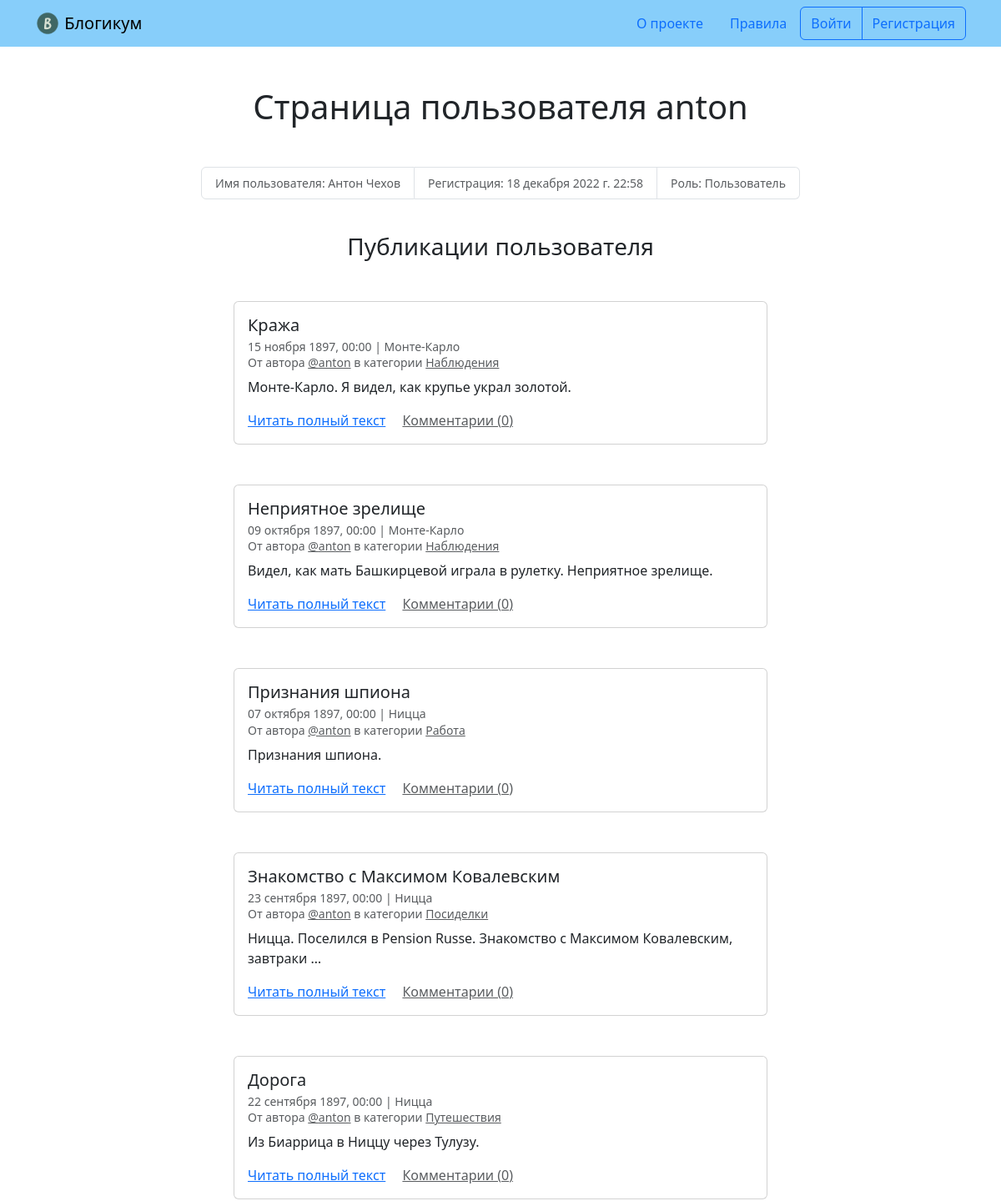
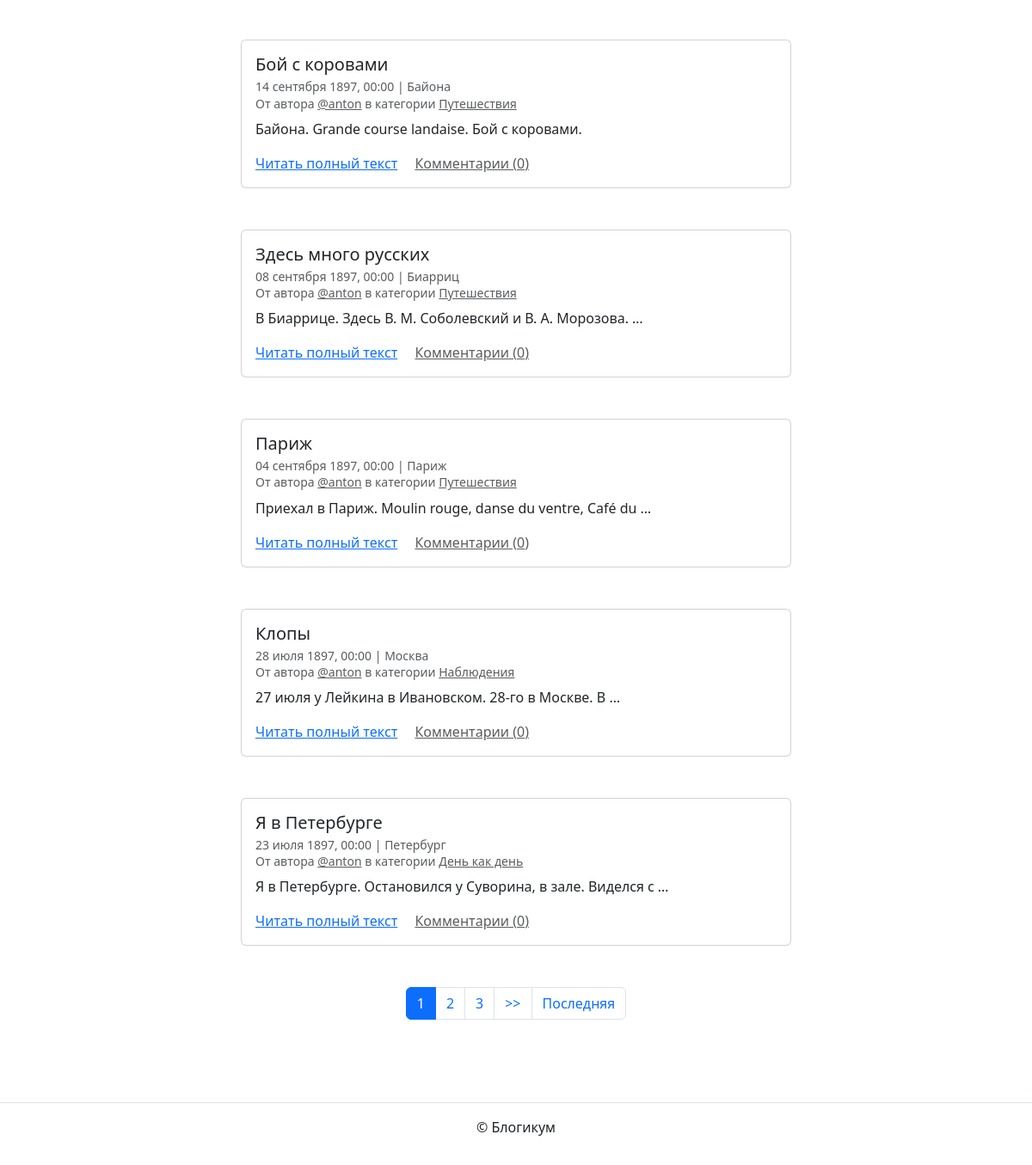
Screenshot of /profile/anton/ with the database file from the repository (2 pictures, top to bottom).
### blog/models.py (models this page shows)
class Post(models.Model):
    title = models.CharField(max_length=256, verbose_name="Заголовок")
    text = models.TextField(verbose_name="Текст")
    pub_date = models.DateTimeField(
        verbose_name="Дата и время публикации",
        help_text="Если установить дату и время в"
                  " будущем — можно делать отложенные публикации.",
    )
    author = models.ForeignKey(
        User,
        on_delete=models.CASCADE,
        verbose_name="Автор публикации",
    )
    location = models.ForeignKey(
        Location,
        on_delete=models.SET_NULL,
        null=True,
        verbose_name="Местоположение",
    )
    category = models.ForeignKey(
        Category,
        on_delete=models.SET_NULL,
        null=True,
        verbose_name="Категория",
    )
    is_published = models.BooleanField(
        default=True,
        verbose_name="Опубликовано",
        help_text="Снимите галочку, чтобы скрыть публикацию.",
    )
    created_at = models.DateTimeField(
        auto_now_add=True,
        verbose_name="Добавлено",
    )
    image = models.ImageField(
        upload_to='posts/',
        blank=True,
        null=True,
        verbose_name='Изображение'
    )
    class Meta:
        verbose_name = "публикация"
        verbose_name_plural = "Публикации"

class Location(models.Model):
    name = models.CharField(
        max_length=256,
        verbose_name="Название места",
    )
    is_published = models.BooleanField(
        default=True,
        verbose_name="Опубликовано",
        help_text="Снимите галочку, чтобы скрыть публикацию.",
    )
    created_at = models.DateTimeField(
        auto_now_add=True,
        verbose_name="Добавлено",
    )
    class Meta:
        verbose_name = "местоположение"
        verbose_name_plural = "Местоположения"

class Category(models.Model):
    title = models.CharField(max_length=256, verbose_name="Заголовок")
    description = models.TextField(verbose_name="Описание")
    slug = models.SlugField(
        unique=True,
        verbose_name="Идентификатор",
        help_text="Идентификатор страницы для URL; разрешены символы "
                  "латиницы, цифры, дефис и подчёркивание.",
    )
    is_published = models.BooleanField(
        default=True,
        verbose_name="Опубликовано",
        help_text="Снимите галочку, чтобы скрыть публикацию.",
    )
    created_at = models.DateTimeField(
        auto_now_add=True,
        verbose_name="Добавлено",
    )
    class Meta:
        verbose_name = "категория"
        verbose_name_plural = "Категории"

### blog/views.py (the view)
# urls.py: path("profile/<str:username>/", views.profile, name="profile"),
def profile(request, username):
    user = get_object_or_404(User, username=username)
    if request.user == user:
        posts = Post.objects.filter(
            author=user,
        ).order_by("-pub_date")
    else:
        posts = Post.objects.filter(
            author=user,
            category__is_published=True,
        ).order_by("-pub_date")
    paginator = Paginator(posts, 10)
    page_number = request.GET.get('page')
    page_obj = paginator.get_page(page_number)
    context = {
        "profile": user,
        "page_obj": page_obj,
    }
    return render(request, "blog/profile.html", context)

### templates/blog/profile.html (shortened to what this page needs)
{% extends "base.html" %}
{% block content %}
  <h1 class="mb-5 text-center ">Страница пользователя {{ profile.username }}</h1>
  <small>
    <ul class="list-group list-group-horizontal justify-content-center mb-3">
      <li class="list-group-item text-muted">Имя пользователя: {% if profile.get_full_name %}{{ profile.get_full_name }}{% else %}не указано{% endif %}</li>
      <li class="list-group-item text-muted">Регистрация: {{ profile.date_joined }}</li>
      <li class="list-group-item text-muted">Роль: {% if profile.is_staff %}Админ{% else %}Пользователь{% endif %}</li>
    </ul>
  </small>
  <br>
  <h3 class="mb-5 text-center">Публикации пользователя</h3>
  {% for post in page_obj %}
    <article class="mb-5">
      {% include "includes/post_card.html" %}
    </article>
  {% endfor %}
  {% include "includes/paginator.html" %}
{% endblock %}

### templates/includes/post_card.html (shortened to what this page needs)
<div class="col d-flex justify-content-center">
  <div class="card" style="width: 40rem;">
    <div class="card-body">
      <h5 class="card-title">{{ post.title }}</h5>
      <h6 class="card-subtitle mb-2 text-muted">
        <small>
          {{ post.pub_date|date:"d E Y, H:i" }} | {% if post.location and post.location.is_published %}{{ post.location.name }}{% else %}Планета Земля{% endif %}<br>
          От автора <a class="text-muted" href="{% url 'blog:profile' post.author.username %}">@{{ post.author.username }}</a> в
          категории {% include "includes/category_link.html" %}
        </small>
      </h6>
      <p class="card-text">{{ post.text|truncatewords:10 }}</p>
      <a href="{% url 'blog:post_detail' post.id %}" class="card-link">Читать полный текст</a>
      <a href="{% url 'blog:post_detail' post.id %}" class="card-link text-muted">Комментарии ({{ post.comments.count }})</a>
  </div>
</div>

### templates/includes/category_link.html
<a class="text-muted" href="{% url 'blog:category_posts' post.category.slug %}">
  {{ post.category.title }}
</a>

### rows the page displays
Post: title "Кража", pub_date "15 ноября 1897, 00:00", location.name "Монте-Карло", author.username "anton", category "Наблюдения", text "Монте-Карло. Я видел, как крупье украл золотой.", comments.count "0"
Post: title "Неприятное зрелище", pub_date "09 октября 1897, 00:00", location.name "Монте-Карло", author.username "anton", category "Наблюдения", text "Видел, как мать Башкирцевой играла в рулетку. Неприятное зрелище.", comments.count "0"
Post: title "Признания шпиона", pub_date "07 октября 1897, 00:00", location.name "Ницца", author.username "anton", category "Работа", text "Признания шпиона.", comments.count "0"
Post: title "Знакомство с Максимом Ковалевским", pub_date "23 сентября 1897, 00:00", location.name "Ницца", author.username "anton", category "Посиделки", text "Ницца. Поселился в Pension Russe. Знакомство с Максимом Ковалевским, завтраки …", comments.count "0"
Post: title "Дорога", pub_date "22 сентября 1897, 00:00", location.name "Ницца", author.username "anton", category "Путешествия", text "Из Биаррица в Ниццу через Тулузу.", comments.count "0"
Post: title "Бой с коровами", pub_date "14 сентября 1897, 00:00", location.name "Байона", author.username "anton", category "Путешествия", text "Байона. Grande course landaise. Бой с коровами.", comments.count "0"
Post: title "Здесь много русских", pub_date "08 сентября 1897, 00:00", location.name "Биарриц", author.username "anton", category "Путешествия", text "В Биаррице. Здесь В. М. Соболевский и В. А. Морозова. …", comments.count "0"
Post: title "Париж", pub_date "04 сентября 1897, 00:00", location.name "Париж", author.username "anton", category "Путешествия", text "Приехал в Париж. Moulin rouge, danse du ventre, Café du …", comments.count "0"
Post: title "Клопы", pub_date "28 июля 1897, 00:00", location.name "Москва", author.username "anton", category "Наблюдения", text "27 июля у Лейкина в Ивановском. 28-го в Москве. В …", comments.count "0"
Post: title "Я в Петербурге", pub_date "23 июля 1897, 00:00", location.name "Петербург", author.username "anton", category "День как день", text "Я в Петербурге. Остановился у Суворина, в зале. Виделся с …", comments.count "0"

### other values shown
{{ profile.username }} "anton"
{{ profile.get_full_name }} "Антон Чехов"
{{ profile.date_joined }} "18 декабря 2022 г. 22:58"
{{ i }} "1"
{{ i }} "2" "3"
